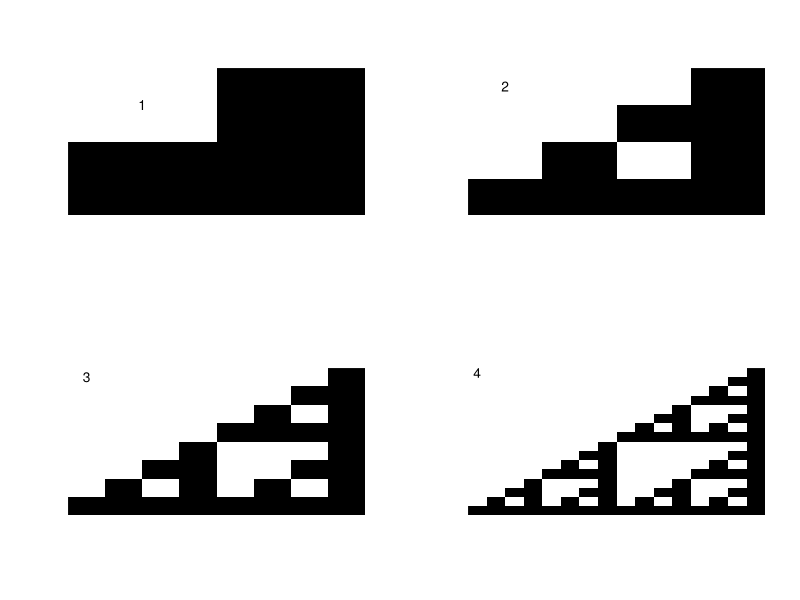
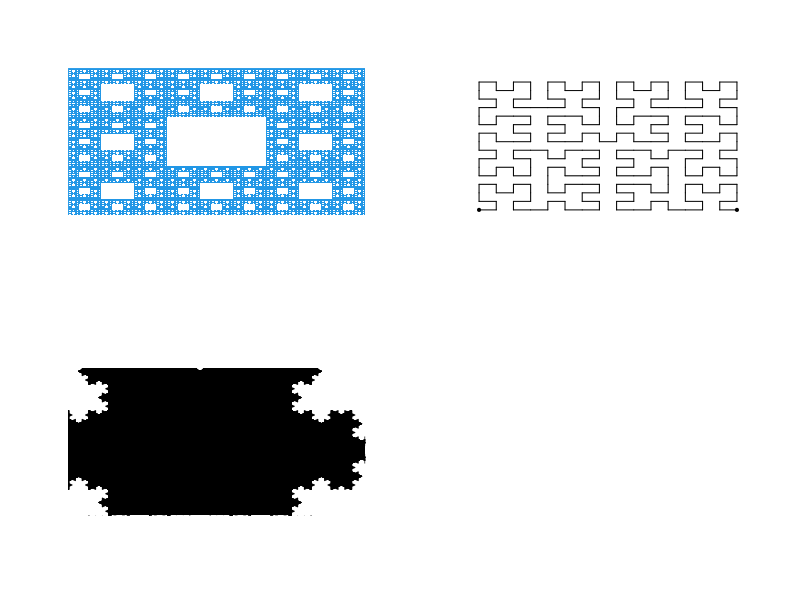
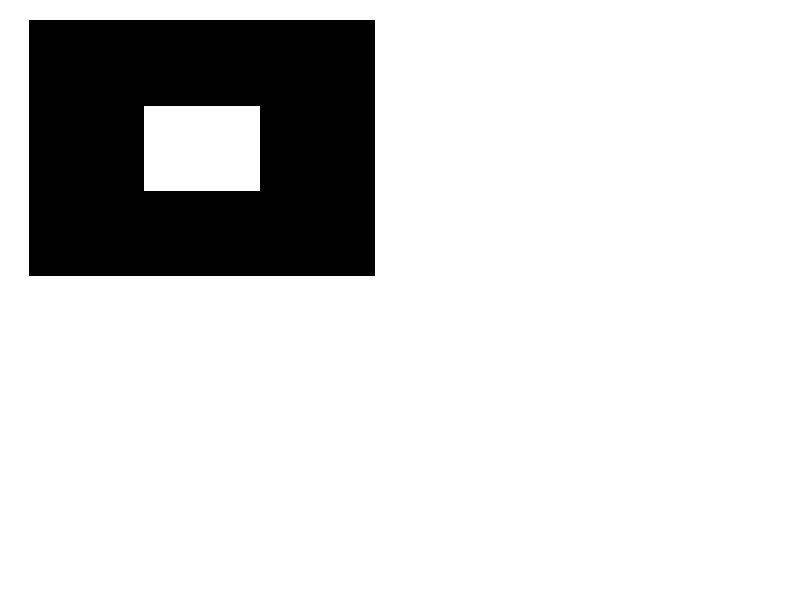

Reproduce these figures in R, in order. (Note: this script raises an error after producing the figures.)
## ---- chunk 1
knitr::opts_chunk$set(echo = TRUE)
## ---- chunk 2
IterateTriangle <- function(A){
    B <- cbind(A,0*A);
    C <- cbind(A,A);
    D <- rbind(B,C);
return(D);
}

par(mfrow=c(2,2))
for (i in 1:4){
    T <- matrix(1,1,1)
    for (i in 1:i) T <- IterateTriangle(T);
    image(T,col=c("white","black"),axes=FALSE);
    text(0,1,i,col="black") 
}

## ---- chunk 3
IterateCarpet <- function(A){
B <- cbind(A,A,A);
C <- cbind(A,0*A,A);
D <- rbind(B,C,B);
return(D);
}

S <- matrix(1,1,1);
for (i in 1:5) S <- IterateCarpet(S);

image(S,col=c(0, 12), axes=FALSE)

## ---- chunk 4
#Written by Allan Roberts, 2012.
hilbert.curve <- function(n){

Double <- function(A){
#The matrix for “H(n)” is equal to “Double(H(n-1))”.

m <- dim(A)[1];
n <- dim(A)[2];
N <- m*n;
B <- A+N;
C <- B+N;
D <- C+N;
E <- cbind(rbind(B,skew.transpose(A)),rbind(C,t(D)));
return(E);
}

Rotate <- function(A){
#Rotates the matrix A clockwise.

m <- dim(A)[1];
n <- dim(A)[2];
N <- m*n;
B <- matrix(0,m,n);
for (i in 1:m) for (j in 1:n) B[j,n+1-i] <- A[i,j]
return(B);
}

skew.transpose <- function(A){
return(Rotate(Rotate(t(A))));
}

rowofx <- function(A,x){
  
#Returns the row index of the matrix A for entry equal to x.
m <- dim(A)[1];
n <- dim(A)[2];
for (i in 1:m) for (j in 1:n) if (A[i,j]==x) return(i);
}

colofx <- function(A,x){

#Returns the column index of the matrix A for entry equal to x.
m <- dim(A)[1];
n <- dim(A)[2];
for (i in 1:m) for (j in 1:n) if (A[i,j]==x) return(j);
}

Draw <- function(A){
#Draws a graphical representation of the matrix A.
A <- Rotate(A);
m <- dim(A)[1];
n <- dim(A)[2];
N <- m*n;
plot(  (rowofx(A,1)-1)/n, (colofx(A,1)-1)/n, pch=19,cex=0.5,ylim = c(0,1), xlim =c(0,1),     ylab=character(1),xlab=character(1),axes=FALSE);
d <- 1/n;
for (i in 1:(N-1)) lines(c((rowofx(A,i)-1)/n,((rowofx(A,i+1)-1)/n)), c((colofx(A,i)-1)/n,((colofx(A,i+1)-1)/n)),lwd=1);
points((rowofx(A,N)-1)/n, (colofx(A,N)-1)/n, pch=19,cex=0.5);
}

H <- function(n){
#H(1) is shown in Figure 2.
if (n==0) return(matrix(c(2,1,3,4),2,2));
return(Double(H(n-1)));
}

Draw(H(n));
}
hilbert.curve(n=3)

## ---- chunk 5
#Script by A. Roberts, 2013.
#To run the script, copy and paste it onto the R command line, and press ,<enter>.

KochSnowflakeExample <- function(){
iterate <- function(T,i){
A = T[ ,1]; B=T[ ,2]; C = T[,3];
if (i == 1){
d = (A + B)/2; h = (C-d); d = d-(1/3)*h;
e = (2/3)*B + (1/3)*A; f = (1/3)*B + (2/3)*A;
}

if (i == 2){
d = B; e = (2/3)*B + (1/3)*C; f = (2/3)*B + (1/3)*A;
}

if (i == 3){
d = (B + C)/2; h = (A-d); d = d-(1/3)*h;
e = (2/3)*C + (1/3)*B; f = (1/3)*C + (2/3)*B;
}

if (i == 4){
d = C; e = (2/3)*C + (1/3)*A; f = (2/3)*C + (1/3)*B;
}
if (i == 5){
d = (A + C)/2; h = (B-d); d = d-(1/3)*h;
e = (2/3)*A + (1/3)*C; f = (1/3)*A + (2/3)*C;
}

if (i == 6){
d = A; e = (2/3)*A + (1/3)*C; f = (2/3)*A + (1/3)*B;
}

if (i == 0){
d = A; e = B; f = C;
}

Tnew = cbind(d,e,f)
return(Tnew); #Return a smaller triangle.
}

draw <- function(T, col=rgb(0,0,0),border=rgb(0,0,0)){
polygon(T[1,],T[2,],col=col,border=border)
}

Iterate = function(T,v,col=rgb(0,0,0),border=rgb(0,0,0)){
for (i in v) T = iterate(T,i);
draw(T,col=col,border=border);
}

#The vertices of the initial triangle:
A = matrix(c(1,0),2,1);
B = matrix(c(cos(2*pi/3), sin(2*pi/3)),2,1);
C = matrix(c(cos(2*pi/3),-sin(2*pi/3)),2,1);
T0 = cbind(A,B,C);

plot(numeric(0),xlim=c(-1.1,1.1),ylim=c(-1.1,1.1),axes=FALSE,frame=FALSE,ann=FALSE);
par(mar=c(0,0,0,0),bg=rgb(1,1,1));
par(usr=c(-1.1,1.1,-1.1,1.1));

# Draw snowflake:
for (i in 0:6) for (j in 0:6) for (k in 0:6) for (l in 0:6) Iterate(T0,c(i,j,k,l));
}

# Run the example
KochSnowflakeExample()


## ---- chunk 6
#Written by Allan Roberts, Feb 2014
library(ggplot2)
library(grid)
library(gridExtra)
SierpinskiCarpet <- function(k){
Iterate <- function(M){
A <- cbind(M,M,M);
B <- cbind(M,0*M,M);
return(rbind(A,B,A))
}
M <- as.matrix(1)
for (i in 1:k) M <- Iterate(M);
n <- dim(M)[1]
X <- numeric(n)
Y <- numeric(n)
I <- numeric(n)
for (i in 1:n) for (j in 1:n){
X[i + (j-1)*n] <- i;
Y[i + (j-1)*n] <- j;
I[i + (j-1)*n] <- M[i,j];
}
DATA <- data.frame(X,Y,I)
p <- ggplot(DATA,aes(x=X,y=Y,fill=I))
### print(p)
p <- p + geom_tile() + theme_bw() + scale_fill_gradient(high=rgb(0,0,0),low=rgb(1,1,1))
p <-p+ theme(legend.position=0) + theme(panel.grid = element_blank())
p <- p+ theme(axis.text = element_blank()) + theme(axis.ticks = element_blank())
p <- p+ theme(axis.title = element_blank()) + theme(panel.border = element_blank());
return(p)
}
### A <- viewport(0.25,0.75,0.45,0.45)
### B <- viewport(0.75,0.75,0.45,0.45)
### C <- viewport(0.25,0.25,0.45,0.45)
### D <- viewport(0.75,0.25,0.45,0.45)
### quartz(height=6,width=6)
### print(SierpinskiCarpet(1),vp=A)
### print(SierpinskiCarpet(2),vp=B)
### print(SierpinskiCarpet(3),vp=C)
### print(SierpinskiCarpet(4),vp=D)
grid.arrange(SierpinskiCarpet(1),
             SierpinskiCarpet(2),
             SierpinskiCarpet(3),
             SierpinskiCarpet(4),
             nrow=2)

